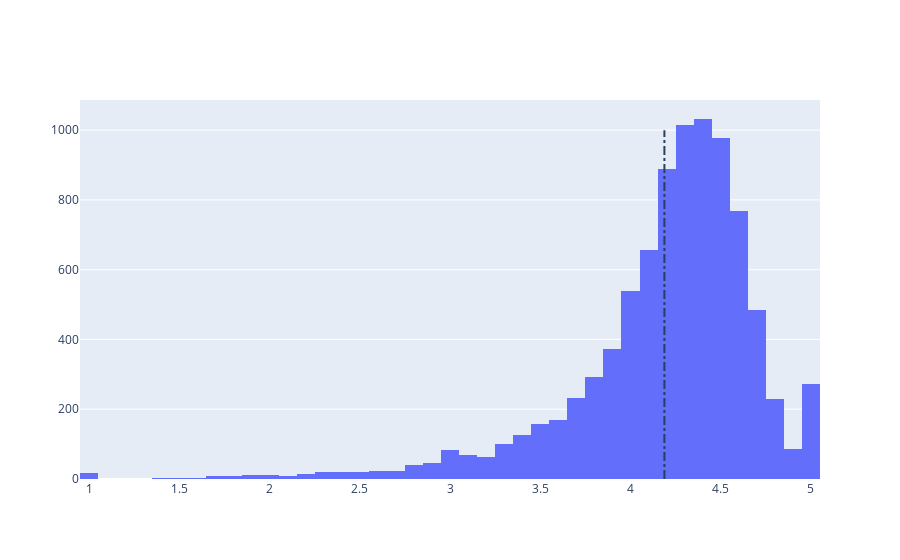

The code cell stored with this chart in its notebook:
### Markdown cell above
# 4. Distribution of app ratings¶
After having witnessed the market share for each category of apps, let's see how all these apps perform on an average. App ratings (on a scale of 1 to 5) impact the discoverability, conversion of apps as well as the company's overall brand image. Ratings are a key performance indicator of an app.

From our research, we found that the average volume of ratings across all app categories is 4.17. The histogram plot is skewed to the right indicating that the majority of the apps are highly rated with only a few exceptions in the low-rated apps

### Code cell
# Average rating of apps
avg_app_rating = apps['Rating'].mean()
print('Average app rating = ', avg_app_rating)

# Distribution of apps according to their ratings
data = [go.Histogram(
        x = apps['Rating']
)]

# Vertical dashed line to indicate the average app rating
layout = {'shapes': [{
              'type' :'line',
              'x0': avg_app_rating,
              'y0': 0,
              'x1': avg_app_rating,
              'y1': 1000,
              'line': { 'dash': 'dashdot'}
          }]
          }
plotly.offline.iplot({'data': data, 'layout': layout})

### Figure 1 — Plotly figure (JSON) as saved in the notebook; plotly's stock layout.template omitted (floating-point values rounded to 4 significant figures; data arrays with more than 128 entries replaced by an {"elided": "..."} marker saying what was removed)
{"data": [{"type": "histogram", "x": {"elided": "10357 float values"}}], "layout": {"shapes": [{"line": {"dash": "dashdot"}, "type": "line", "x0": 4.188, "x1": 4.188, "y0": 0, "y1": 1000}]}}
